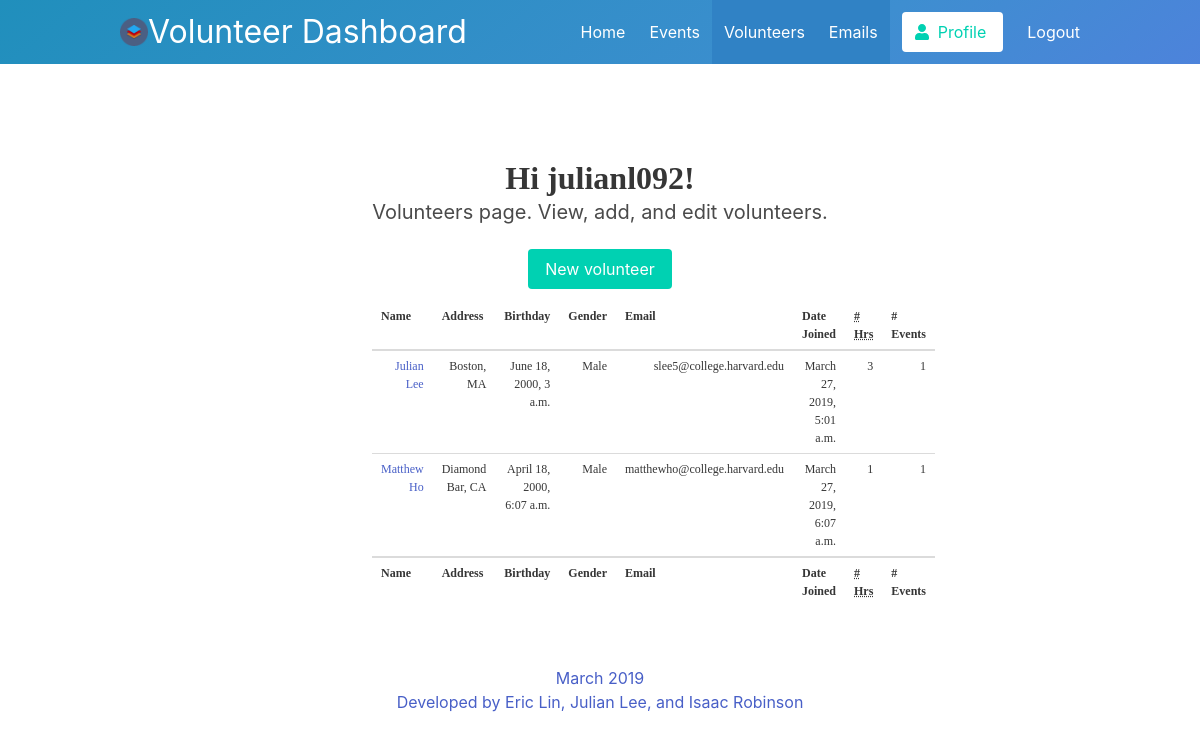
Page /volunteers/volunteers/ (signed in) on the committed database.
### users/models.py (models this page shows, shortened)
class CustomUser(AbstractUser):
    first_name = models.CharField(max_length=30)
    last_name = models.CharField(max_length=30)
    REQUIRED_FIELDS = ['first_name', 'last_name', 'email']

### volunteers/models.py (models this page shows, shortened)
class Volunteer(models.Model):		# To store events
 	name = models.CharField(max_length=256)
 	address = models.CharField(max_length=256)
 	birthday = models.DateTimeField(default=timezone.now)	# default is today
 	gender = models.CharField(max_length=16)
 	email = models.EmailField()
 	date_joined = models.DateTimeField(default=timezone.now)  # keeps track of when they joined
 	num_hours = models.IntegerField(default=0)
 	num_events = models.IntegerField(default=0)

### volunteers/views.py (the view)
# urls.py: path('volunteers/', views.index, name='volunteers'),		# path for volunteer view
def index(request):
	if request.method == "GET":
		volunteers = Volunteer.objects.values()
		context = {
			'volunteers': volunteers,
		}
		return render(request, 'volunteers.html', context)
	elif request.method == "POST":
		print("POST request volunteer")

### templates/volunteers.html (shortened to what this page needs)
{% extends 'base.html' %}
{% block content %}
	{% if user.is_authenticated %}
    <section class="section">
      <div class="hero-body">
        <div class="container has-text-centered">
          <h1 class="title">
            Hi {{ user.username }}!
          </h1>
          <h2 class="subtitle">
            Volunteers page. View, add, and edit volunteers.
          </h2>
        </div>
        <div class="container has-text-centered">
            <a href="{% url 'add_volunteer' %}">
              <br>
              <button class="button is-primary">
                New volunteer
              </button>
            </a>
        </div>
        <div class="container has-text-centered">
          <div class="column is-6 is-offset-3">
            <table class="table">
              <thead>
                <tr>
                  <th> Name </th>
                  <th> Address </th>
                  <th> Birthday </th>
                  <th> Gender </th>
                  <th> Email </th>
                  <th> Date Joined </th>
                  <th> <abbr title="Total hours volunteered"> # Hrs </abbr> </th>
                  <th> <abbr title="Number of events attended"> </abbr> # Events </th>
                </tr>
              </thead>
              <tfoot>
                <tr>
                  <th> Name </th>
                  <th> Address </th>
                  <th> Birthday </th>
                  <th> Gender </th>
                  <th> Email </th>
                  <th> Date Joined </th>
                  <th> <abbr title="Total hours volunteered"> # Hrs </abbr> </th>
                  <th> <abbr title="Number of events attended"> </abbr> # Events </th>
                </tr>
              </tfoot>
              <tbody>
                {% for volunteer in volunteers %}
                  <tr>
                    <td><a href="{% url 'edit_volunteer' %}?id={{volunteer.id}}"> {{volunteer.name}} </a></td>
                    <td> {{volunteer.address}} </td>
                    <td> {{volunteer.birthday}} </td>
                    <td> {{volunteer.gender}} </td>
                    <td> {{volunteer.email}} </td>
                    <td> {{volunteer.date_joined}} </td>
                    <td> {{volunteer.num_hours}} </td>
                    <td> {{volunteer.num_events}} </td>
                  </tr>
                {% endfor %}
              </tbody>
            </table>
          </div>
        </div>
      </div>
      <div class="hero-foot is-light has-text-centered">
        <a>
          March 2019 <br>
          Developed by Eric Lin, Julian Lee, and Isaac Robinson
        </a>
      </div>
    </section>
	{% endif %}
{% endblock %}

### static/css/styles.css (style rules this page uses)
.title { font-family: Verdana; font-size: 15px; }
table { border-collapse:collapse; border: 0px; font-family: Verdana; color: #5C5558; font-size: 12px; text-align: right; }
td { padding-left: 10px; }

### rows in the picture
CustomUser: username "julianl092"
Volunteer: name "Julian Lee", address "Boston, MA", birthday "June 18, 2000, 3 a.m.", gender "Male", email "slee5@college.harvard.edu", date_joined "March 27, 2019, 5:01 a.m.", num_hours "3", num_events "1"
Volunteer: name "Matthew Ho", address "Diamond Bar, CA", birthday "April 18, 2000, 6:07 a.m.", gender "Male", email "matthewho@college.harvard.edu", date_joined "March 27, 2019, 6:07 a.m.", num_hours "1", num_events "1"
